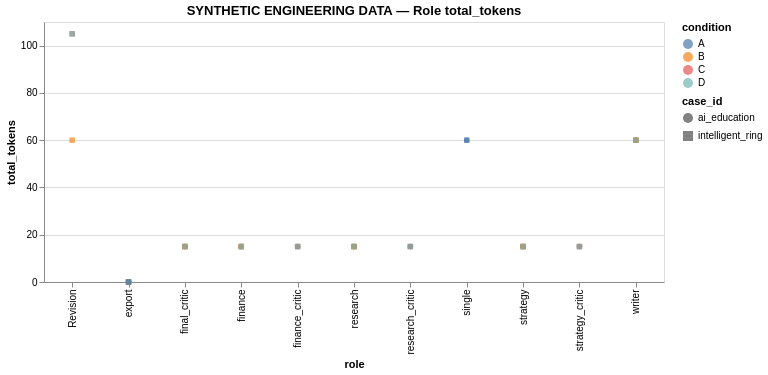

This figure's Vega-Lite source:
### Vega-Lite specification from a JSON file in a GitHub repository (floating-point values rounded to 4 significant figures)
{"config": {"view": {"continuousWidth": 300, "continuousHeight": 300}}, "data": {"values": [{"case_id": "ai_education", "condition": "A", "role": "single", "value": 60}, {"case_id": "ai_education", "condition": "A", "role": "export", "value": 0}, {"case_id": "ai_education", "condition": "D", "role": "research", "value": 15}, {"case_id": "ai_education", "condition": "D", "role": "strategy", "value": 15}, {"case_id": "ai_education", "condition": "D", "role": "finance", "value": 15}, {"case_id": "ai_education", "condition": "D", "role": "writer", "value": 60}, {"case_id": "ai_education", "condition": "D", "role": "research_critic", "value": 15}, {"case_id": "ai_education", "condition": "D", "role": "strategy_critic", "value": 15}, {"case_id": "ai_education", "condition": "D", "role": "finance_critic", "value": 15}, {"case_id": "ai_education", "condition": "D", "role": "final_critic", "value": 15}, {"case_id": "ai_education", "condition": "D", "role": "export", "value": 0}, {"case_id": "ai_education", "condition": "B", "role": "research", "value": 15}, {"case_id": "ai_education", "condition": "B", "role": "strategy", "value": 15}, {"case_id": "ai_education", "condition": "B", "role": "finance", "value": 15}, {"case_id": "ai_education", "condition": "B", "role": "writer", "value": 60}, {"case_id": "ai_education", "condition": "B", "role": "final_critic", "value": 15}, {"case_id": "ai_education", "condition": "B", "role": "export", "value": 0}, {"case_id": "ai_education", "condition": "C", "role": "research", "value": 15}, {"case_id": "ai_education", "condition": "C", "role": "strategy", "value": 15}, {"case_id": "ai_education", "condition": "C", "role": "finance", "value": 15}, {"case_id": "ai_education", "condition": "C", "role": "writer", "value": 60}, {"case_id": "ai_education", "condition": "C", "role": "research_critic", "value": 15}, {"case_id": "ai_education", "condition": "C", "role": "strategy_critic", "value": 15}, {"case_id": "ai_education", "condition": "C", "role": "finance_critic", "value": 15}, {"case_id": "ai_education", "condition": "C", "role": "final_critic", "value": 15}, {"case_id": "ai_education", "condition": "C", "role": "export", "value": 0}, {"case_id": "intelligent_ring", "condition": "C", "role": "research", "value": 15}, {"case_id": "intelligent_ring", "condition": "C", "role": "strategy", "value": 15}, {"case_id": "intelligent_ring", "condition": "C", "role": "finance", "value": 15}, {"case_id": "intelligent_ring", "condition": "C", "role": "writer", "value": 60}, {"case_id": "intelligent_ring", "condition": "C", "role": "research_critic", "value": 15}, {"case_id": "intelligent_ring", "condition": "C", "role": "strategy_critic", "value": 15}, {"case_id": "intelligent_ring", "condition": "C", "role": "finance_critic", "value": 15}, {"case_id": "intelligent_ring", "condition": "C", "role": "final_critic", "value": 15}, {"case_id": "intelligent_ring", "condition": "C", "role": "Revision", "value": 105}, {"case_id": "intelligent_ring", "condition": "C", "role": "export", "value": 0}, {"case_id": "intelligent_ring", "condition": "B", "role": "research", "value": 15}, {"case_id": "intelligent_ring", "condition": "B", "role": "strategy", "value": 15}, {"case_id": "intelligent_ring", "condition": "B", "role": "finance", "value": 15}, {"case_id": "intelligent_ring", "condition": "B", "role": "writer", "value": 60}, {"case_id": "intelligent_ring", "condition": "B", "role": "final_critic", "value": 15}, {"case_id": "intelligent_ring", "condition": "B", "role": "Revision", "value": 60}, {"case_id": "intelligent_ring", "condition": "B", "role": "export", "value": 0}, {"case_id": "intelligent_ring", "condition": "D", "role": "research", "value": 15}, {"case_id": "intelligent_ring", "condition": "D", "role": "strategy", "value": 15}, {"case_id": "intelligent_ring", "condition": "D", "role": "finance", "value": 15}, {"case_id": "intelligent_ring", "condition": "D", "role": "writer", "value": 60}, {"case_id": "intelligent_ring", "condition": "D", "role": "research_critic", "value": 15}, {"case_id": "intelligent_ring", "condition": "D", "role": "strategy_critic", "value": 15}, {"case_id": "intelligent_ring", "condition": "D", "role": "finance_critic", "value": 15}, {"case_id": "intelligent_ring", "condition": "D", "role": "final_critic", "value": 15}, {"case_id": "intelligent_ring", "condition": "D", "role": "Revision", "value": 105}, {"case_id": "intelligent_ring", "condition": "D", "role": "export", "value": 0}, {"case_id": "intelligent_ring", "condition": "A", "role": "single", "value": 60}, {"case_id": "intelligent_ring", "condition": "A", "role": "export", "value": 0}]}, "mark": {"type": "point", "filled": true}, "encoding": {"color": {"field": "condition", "type": "nominal"}, "shape": {"field": "case_id", "type": "nominal"}, "tooltip": [{"field": "case_id", "type": "nominal"}, {"field": "condition", "type": "nominal"}, {"field": "role", "type": "nominal"}, {"field": "value", "type": "quantitative"}], "x": {"field": "role", "type": "nominal"}, "y": {"field": "value", "title": "total_tokens", "type": "quantitative"}}, "height": 260, "title": "SYNTHETIC ENGINEERING DATA — Role total_tokens", "width": 620, "$schema": "https://vega.github.io/schema/vega-lite/v6.4.1.json"}
